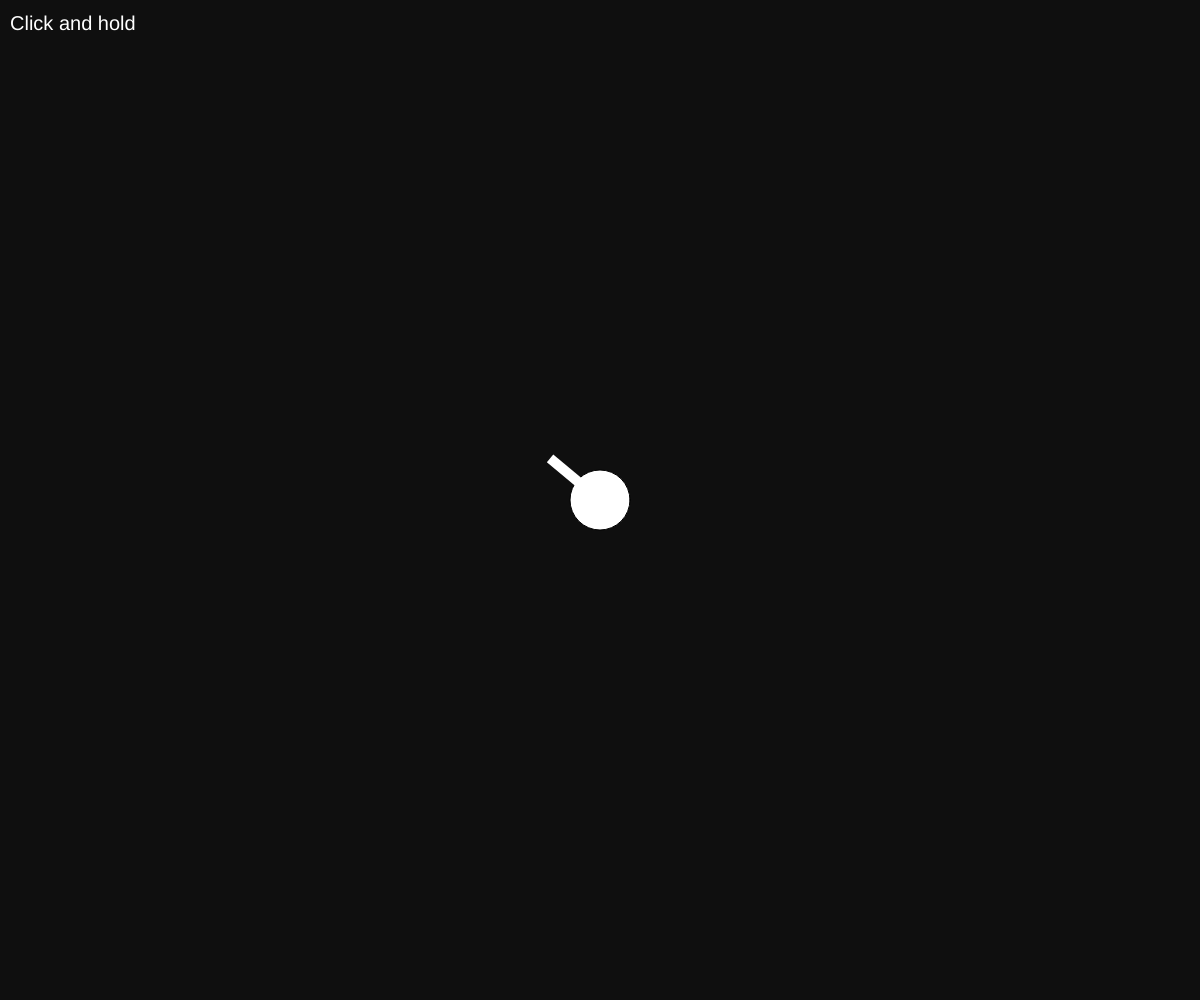
Frame 1 (no input)
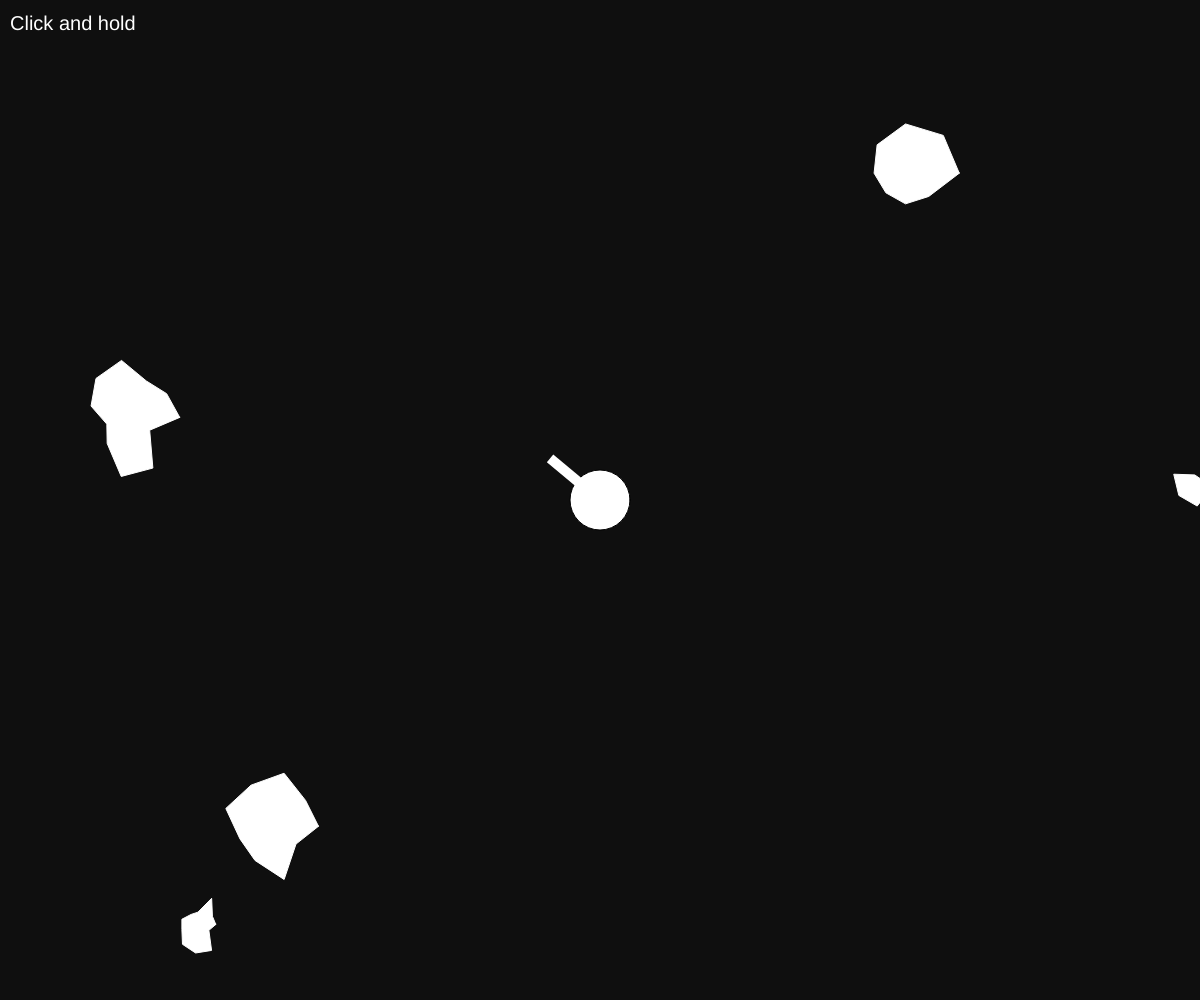
Frame 60 (no input)
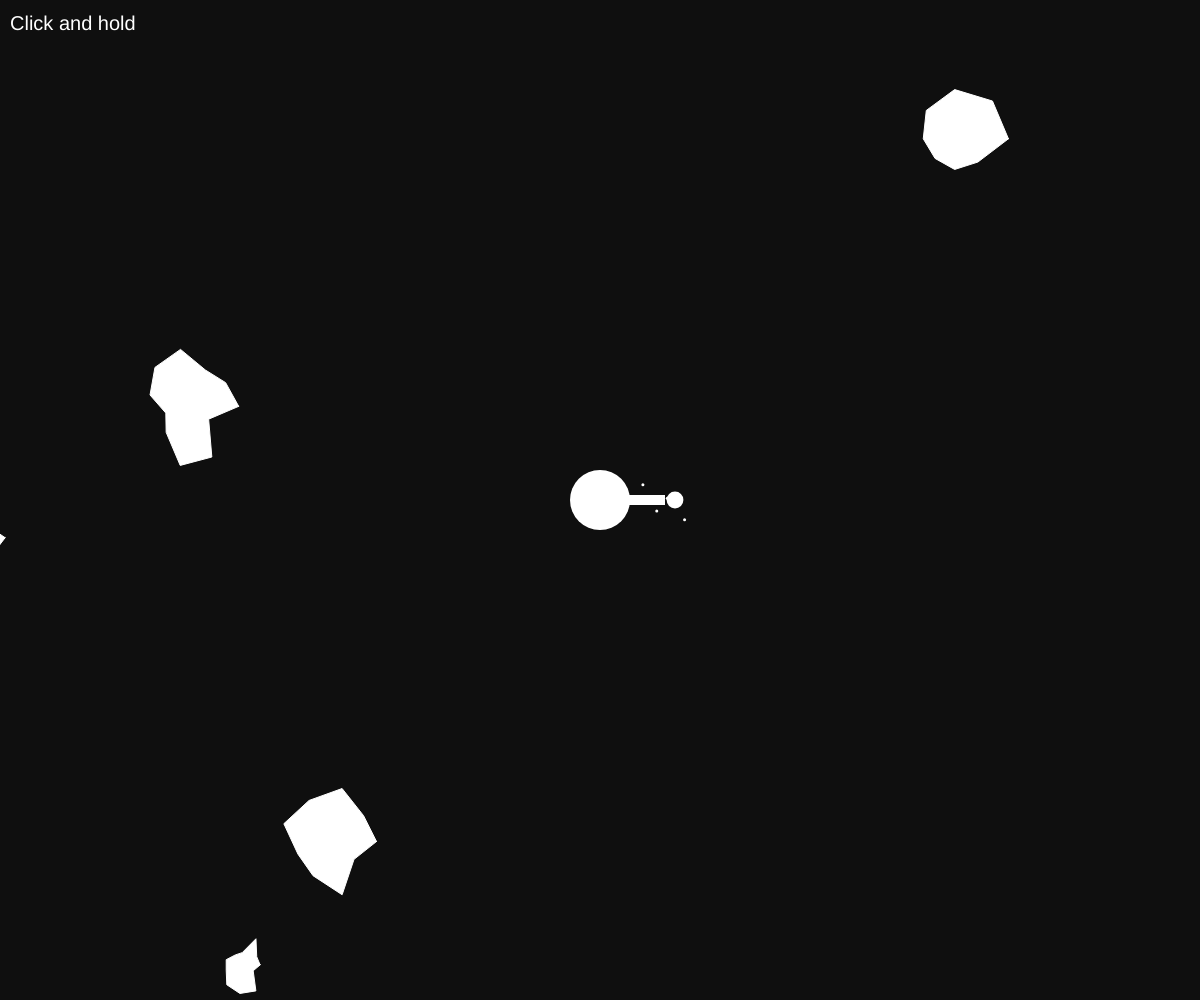
Frame 120 (the mouse pressed at the canvas centre since frame 60)

The p5.js sketch that drew these frames (run headless with seeded random() and noise() and a simulated clock; from frame 60 on, the mouse is pressed at the canvas centre):

// p5.js sketch
// ── sketch.js
var canvasHeight;
var canvasWidth;

var turret;

var time;

var bulletList = [];

var asteroids = [];

var pulses = [];

setup = function() {
  canvasWidth = windowWidth;
  canvasHeight = windowHeight;
  createCanvas(canvasWidth, canvasHeight);
  turret = new Turret(canvasWidth/2,canvasHeight/2);
  time = millis();
}

draw = function() {
  background(15);
  updateTurret();
  showInsutrctions();
  checkBeamCollsion();
  updateAsteroids();
  createAsteroids();

}

updateTurret = function(){
  turret.show();
  turret.update();
}

createAsteroids = function(){
  if (asteroids.length < 5){
    // for (var i = 0; i < 5; i++) {
        asteroids.push(new Asteroid());
      // }
  }

}

checkBeamCollsion = function(){
  for (let j = pulses.length - 1; j >= 0; j--) {
    for (let i = asteroids.length - 1; i >= 0; i--) {
      if (pulses[j].hitAsteroid(asteroids[i])){
        asteroids[i].toDelete = true;
        var newAsteroids = asteroids[i].createSmallerAsteroids();
        asteroids = asteroids.concat(newAsteroids);
      }
    }
  }
}

updateAsteroids = function(){
  for (let i = asteroids.length - 1; i >= 0; i--) {
    asteroids[i].show();
    if (asteroids[i].isFinished()) {
      asteroids.splice(i, 1);
    }
  }
}

mousePressed = function() {
  turret.startFireTurret();
  time = millis();
}

mouseReleased = function(){
  var endTime = millis();
  var durationOfClick = endTime - time;
  turret.endBeam();
  turret.createPulse(durationOfClick)
}

showInsutrctions = function(){
  textSize(20);
  fill(255);
  text("Click and hold", 10, 30);
}

// ── asteroid.js
class Asteroid{

  constructor(pos,r){
    if (pos) {
      this.pos = pos.copy();
    } else {
      this.pos = createVector(random(width), random(height))
    }
    if (r) {
      this.r = r * 0.5;
    } else {
      this.r = random(15, 50);
    }

    this.vel = p5.Vector.random2D();
    this.total = floor(random(5, 15));
    this.offset = [];
    for (var i = 0; i < this.total; i++) {
      this.offset[i] = random(-this.r * 0.5, this.r * 0.5);
    }

    this.toDelete = false;

  }

  show(){
    this.update();
    this.render();
    this.checkIfEdge();
  }

  update(){
    this.pos.add(this.vel);
  }

  render(){
    push();
    stroke(255);
    fill(255);
    translate(this.pos.x, this.pos.y);
    beginShape();
    for (var i = 0; i < this.total; i++) {
      var angle = map(i, 0, this.total, 0, TWO_PI);
      var r = this.r + this.offset[i];
      var x = r * cos(angle);
      var y = r * sin(angle);
      vertex(x, y);
    }
    endShape(CLOSE);
    pop();
  }

  checkIfEdge(){
    if (this.pos.x > canvasWidth + this.r) {
      this.pos.x = -this.r;
    } else if (this.pos.x < -this.r) {
      this.pos.x = canvasWidth + this.r;
    }
    if (this.pos.y > canvasHeight + this.r) {
      this.pos.y = -this.r;
    } else if (this.pos.y < -this.r) {
      this.pos.y = canvasHeight + this.r;
    }
  }

  createSmallerAsteroids(){
    if (this.r < 5){
      return [];
    }
    var newA = [];
    newA[0] = new Asteroid(this.pos, this.r);
    newA[1] = new Asteroid(this.pos, this.r);
    return newA;
  }

  isFinished(){
    return this.toDelete;
  }

}

// ── chargeBeam.js
class ChargeBeam{
  constructor(){
    this.beamSize = 5;
  }

  show(x,y){
    fill(255);
    noStroke();
    ellipse(x, y, this.beamSize);
    this.update();
  }

  update(){
    if (this.beamSize < 18){
      this.beamSize = this.beamSize + 0.2;

    }
  }
}

// ── main.css
canvas {
  position: fixed;
  top: 0;
  left: 0;
  z-index: 1;
  display: block;
  margin: 0;
  padding: 0;
}

#content {
  position: relative; z-index: 2;
}

// ── particle.js
class Particle{
  constructor(x,y,destX,destY){
    this.x = x;
    this.y = y;
    this.destX = destX;
    this.destY = destY;
    this.bodySize = 3;

    this.agility = 50;
  }

  update(destX,destY){
    this.destX = destX;
    this.destY = destY;
    this.draw();
    this.gravitate();
  }

  draw(){
    fill(255);
    noStroke();
    ellipse(this.x, this.y, this.bodySize);
  }

  gravitate(){
    this.x += (this.destX - this.x)/this.agility;
    this.y += (this.destY - this.y)/this.agility;
  }
}

// ── particleFactory.js
class ParticleFactory{
  constructor(x,y){
    this.x = x;
    this.y = y;

    this.particleList = [];

    this.particleTime = millis();
    this.particleGenerationRate = 200;

    this.particleSpread = 40;
  }

  show(x,y){
    this.x = x;
    this.y = y;
    this.newParticleTimer();
    this.updateParticles();
  }

  newParticleTimer(){
    if (millis() > this.particleTime + this.particleGenerationRate){
      this.createNewParticle();
      this.particleTime = millis();
    }
  }

  createNewParticle(){
    var newParticle = new Particle(this.x+random(-this.particleSpread,this.particleSpread),this.y+random(-this.particleSpread,this.particleSpread),this.x,this.y);
    this.particleList.push(newParticle);
  }

  updateParticles(){
    for (let i = this.particleList.length - 1; i >= 0; i--) {
      this.particleList[i].update(this.x,this.y);
    }
  }
}

// ── pulse.js
class Pulse{
  constructor(x,y,turretAngle,duration){
    this.x = x;
    this.y = y;
    this.turretAngle = turretAngle;
    this.pulseTime = millis();
    this.fill = 255;
    this.duration = duration;
  }

  show(){
    this.draw();
  }

  draw(){
    if (millis() > this.pulseTime + this.duration){
      this.fill = this.fill - 3;
    }
    this.implementFlashing();
  }

  isFinished(){
    return this.fill < 0;
  }

  implementFlashing(){
    if (this.fill < 200){
      if (this.flashBeam()){
        this.drawBeam();
      }
    } else {
      this.drawBeam();
    }
  }

  drawBeam(){
    // push();
    // translate(this.x, this.y);
    // rotate(this.turretAngle);
    // noStroke();
    // fill(255,this.fill);
    // rect(-10, -5, 1500, 10);
    // pop();
    // rect(this.x + cos(this.turretAngle)*75,this.y + sin(this.turretAngle)*75,this.x + cos(this.turretAngle)*750,this.y + sin(this.turretAngle)*750)

    push();
    stroke(255,this.fill);
    strokeWeight(10);  // Beastly

    line(this.x,this.y,this.x + cos(this.turretAngle)*1500,this.y + sin(this.turretAngle)*1500);
    pop();
  }

  flashBeam(){
    var flashTime = millis();
    return flashTime%5<2
  }

  hitAsteroid(asteroid){
    // Calculates intersection and gradient
    var beamEndX = this.x + cos(this.turretAngle)*1500;
    var beamEndY = this.y + sin(this.turretAngle)*1500;

    var mouse = new createVector(beamEndX, beamEndY);

    var p = createVector(this.x, this.y);
    var x0 = asteroid.pos.x;
    var y0 = asteroid.pos.y;
    var radius = asteroid.r;

    var sub = mouse.sub(p);
    var a = sub.y / sub.x;
    var b = p.y - a * p.x;
    var AA = (1 + a * a);
    var BB = (2 * a *( b - y0) - 2 * x0);
    var CC = (x0 * x0 + (b - y0) * (b - y0)) - (radius * radius);
    var delta = BB * BB - 4 * AA * CC;
    if (delta >= 0) {
      if (beamEndX > this.x && asteroid.pos.x > this.x || beamEndX < this.x && asteroid.pos.x < this.x){
        return true;
      } else {
        return false
      }
    } else {
      return false;
    }
  }
}

// ── smoke.js
class Smoke{

  constructor(x,y,vx,vy){
    this.x = x;
    this.y = y;
    this.vx = vx;
    this.vy = vy;
    this.size = random(3,5);
    this.randomAcceleration = random(1,3);
    // this.toRemove = false;
  }

  show(){
    this.update();
    fill(255);
    ellipse(this.x, this.y, this.size*2);
  }

  update(){
    this.x += this.randomAcceleration*this.vx;
    this.y += this.randomAcceleration*this.vy;
    this.size = this.size - 0.05;
  }

  isFinished(){
    return this.size < 0.1;
  }

  // isFinished(){
  //   return this.x < 0 || this.x > canvasWidth || this.y < 0 || this.y > canvasHeight || this.toRemove;
  // }

}

// ── turret.js
class Turret{

  constructor(x,y){
    this.x = x;
    this.y = y;
    this.size = 30;

    this.bulletTime = millis();

    this.chargeBeams = [];

    this.turretAngle;

    this.particleFactories = [];

    // pulses = [];

    this.smokes = [];
    this.smokeSpread = 0.7;
  }


  show(){
    fill(255);
    ellipse(this.x, this.y, this.size*2);
  }

  update(){
    this.moveTurret();
    this.updateBeam();
    this.updatePulse();
    this.updateSmoke();
  }

  moveTurret(){
    push();
    translate(this.x, this.y);
    var a = atan2(mouseY-this.y, mouseX-this.x);
    rotate(a);
    noStroke();
    rect(-10, -5, 75, 10);
    this.turretAngle = a;
    pop();
  }

  startFireTurret(){
    this.chargeBeam();
  }

  chargeBeam(){
    var newchargeBeam = new ChargeBeam(this.x + cos(this.turretAngle)*75,this.y + sin(this.turretAngle)*75);
    this.chargeBeams.push(newchargeBeam);

    var newParticleFactory = new ParticleFactory(this.x + cos(this.turretAngle)*75,this.y + sin(this.turretAngle)*75);
    this.particleFactories.push(newParticleFactory);

  }

  updateBeam(){
    for (let i = this.chargeBeams.length - 1; i >= 0; i--) {
      this.chargeBeams[i].show(this.x + cos(this.turretAngle)*75,this.y + sin(this.turretAngle)*75);
    }

    for (let i = this.particleFactories.length - 1; i >= 0; i--) {
      this.particleFactories[i].show(this.x + cos(this.turretAngle)*75,this.y + sin(this.turretAngle)*75);
    }
  }

  endBeam(){
    this.chargeBeams.splice(0, 1);
    this.particleFactories.splice(0,1);
  }

  createPulse(duration){
    var newPulse = new Pulse(this.x,this.y,this.turretAngle,duration);
    pulses.push(newPulse);
    this.createSmokeCloud(duration);

  }

  updatePulse(){
    for (let i = pulses.length - 1; i >= 0; i--) {
      pulses[i].show();
      if (pulses[i].isFinished()) {
        pulses.splice(i, 1);
      }
    }
  }

  createSmokeCloud(duration){

    var numberOfParticles = map(duration,0,2500,6,30);

    for (let i = 0; i < numberOfParticles; i++) {
      var turretXLocation = this.x + cos(this.turretAngle)*75;
      var turretYLocation = this.y + sin(this.turretAngle)*75;
      var smokeVX = cos(this.turretAngle+random(-this.smokeSpread,this.smokeSpread));
      var smokeVY = sin(this.turretAngle+random(-this.smokeSpread,this.smokeSpread));
      var newSmoke = new Smoke(turretXLocation,turretYLocation,smokeVX,smokeVY);
      this.smokes.push(newSmoke);
    }
  }

  updateSmoke(){
    for (let i = this.smokes.length - 1; i >= 0; i--) {
      this.smokes[i].show();
      if (this.smokes[i].isFinished()) {
        this.smokes.splice(i, 1);
      }
    }
  }

}
